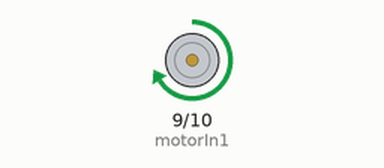
Simulated run of this sketch. Board: Arduino Uno, built with avr-gcc and run on an emulated ATmega328P. Shown: motor-driver pin pairs drawn as motors (green arrow = first pin HIGH = forward, orange = second pin HIGH = backward, longer = more drive).

Above: at 0.5 s.
Timing chart, 0 to 4.6 s (numbered marks = the images above):
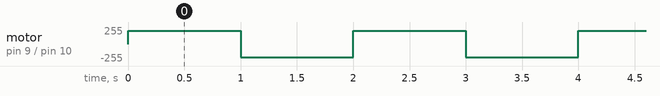

The sketch:

DC_Motor_Control.ino
```cpp
//DC Motor Control
//The DC motor will begin rotating left and right, and its speed will vary accordingly.
//Email:support@sunfounder.com
//Website:www.sunfounder.com
//2015.5.7
/***************************************/
const int motorIn1 = 9;  // the one pin of the motor attach to pin 9
const int motorIn2 = 10;  // the another pin of the motor attach to pin 10
/***************************************/
void setup()
{
  pinMode(motorIn1,OUTPUT);  //initialize the motorIn1 pin as output
  pinMode(motorIn2,OUTPUT);  //initialize the motorIn2 pin as output
}
/****************************************/
void loop()
{
  clockwise(200);  //rotate clockwise
  delay(1000);  //wait for a second
  counterclockwise(200);  //rotate counterclockwise
  delay(1000);  //wait for a second
}
/****************************************/
//The function to drive motor rotate clockwise
void clockwise(int Speed)
{
  analogWrite(motorIn1,Speed);  //set the speed of motor
  analogWrite(motorIn2,0);  //stop the motorIn2 pin of motor
}
//The function to drive motor rotate counterclockwise
void counterclockwise(int Speed)
{
  analogWrite(motorIn1,0);  //stop the motorIn1 pin of motor
  analogWrite(motorIn2,Speed);  //set the speed of motor
}
/****************************************/
```

Measured:
- by itself, motor on pin 9 (motorIn1) / pin 10 (motorIn2): alternates forward 200/255 for 1.0 s and backward 200/255 for 1.0 s
